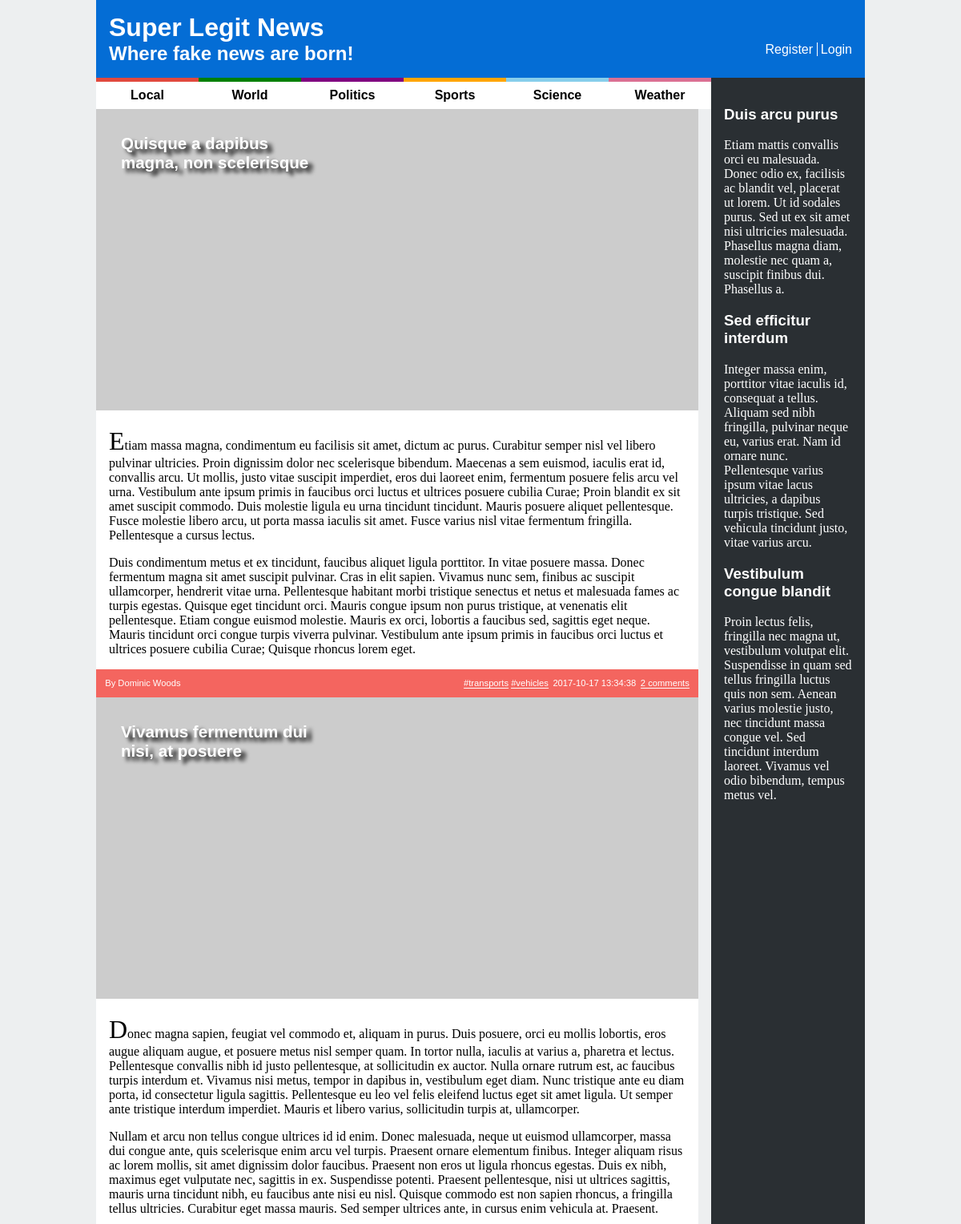
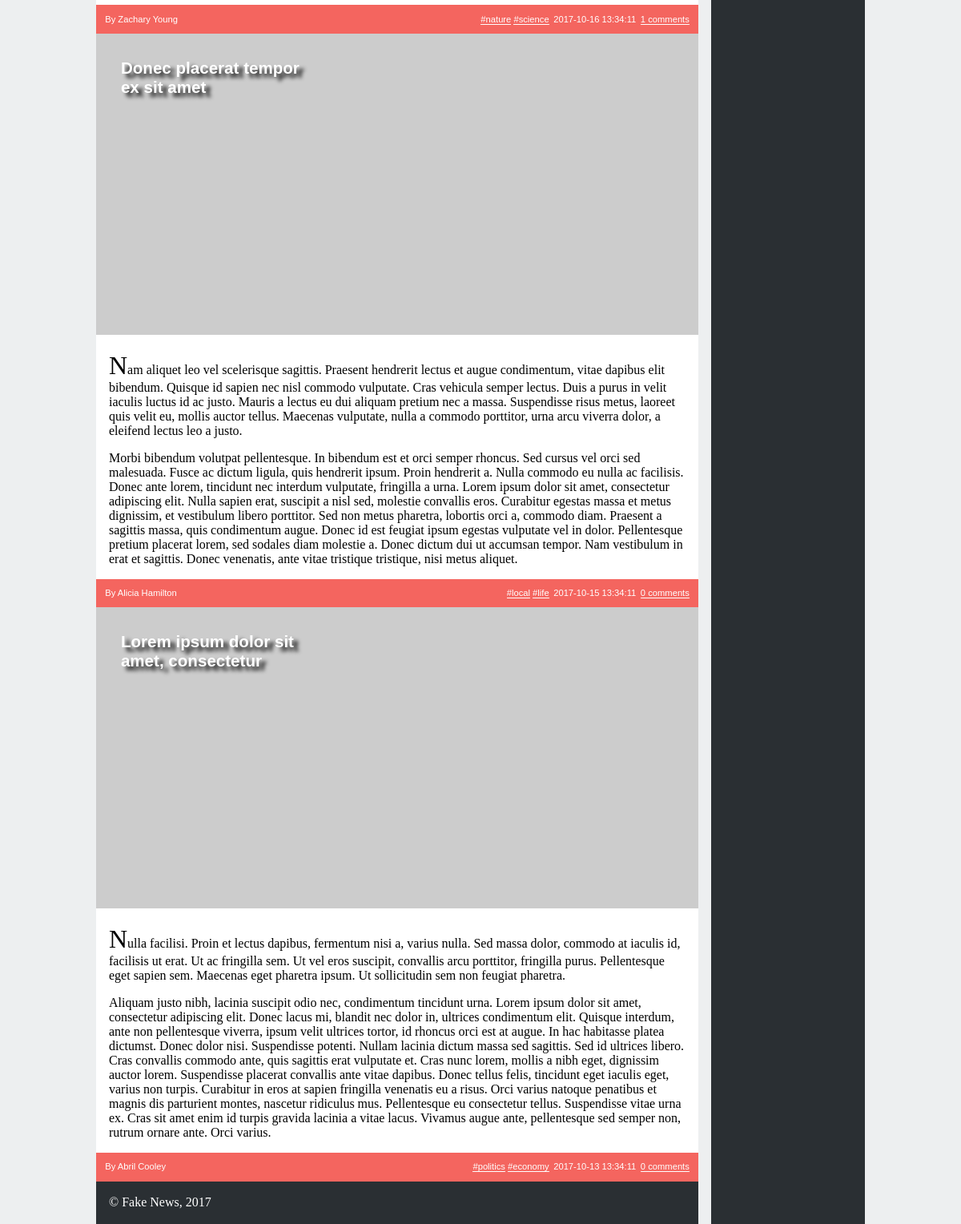
The app's page /list_news.php with its own data (2 pictures, top to bottom).
### tables this page shows
CREATE TABLE news (
  id INTEGER PRIMARY KEY,
  title VARCHAR,
  published INTEGER, -- date when the article was published in epoch format
  tags VARCHAR, -- comma separated tags
  username VARCHAR REFERENCES users, -- who wrote the article
  introduction VARCHAR,
  fulltext VARCHAR
);

### list_news.php (called while the page is built, shortened)
<?php
  include_once('database/connection.php');
  include_once('database/news.php');
  $articles = getAllNews();
  include('templates/common/header.php');
  include('templates/news/list_news.php');
  include('templates/common/footer.php');
?>

### database/news.php (called while the page is built, shortened)
<?php
  function getAllNews()
  {
    global $db;
    $statement = $db->prepare('SELECT news.*, users.*, COUNT(comments.id) AS comments
                              FROM news JOIN
                                  users USING (username) LEFT JOIN
                                  comments ON comments.news_id = news.id
                              GROUP BY news.id, users.username
                              ORDER BY published DESC
                              ');
    $statement->execute();
    return $statement->fetchAll();
  }
?>

### templates/news/list_news.php (the view)
<section id="news">
    <?php
    foreach ($articles as $article) {
      $tags = explode(',',$article['tags']);
    ?>
      <article>
      <header>
        <h1><a href="news_item.php?id=<?=$article['id']?>"><?= $article['title']?></a></h1>
      </header>
      <img src="http://picsum.photos/600/300?id=<?=$article['id']?>" alt="">
      <p><?= $article['introduction']?></p>
      <p><?= $article['fulltext']?></p>
      <footer>
        <span class="author"><?= $article['name']?></span>
        <span class="tags">
        <?php foreach ($tags as $tag) { ?>
          <a href="index.html"><?= "#" . $tag ?></a>
        <?php } ?>
        </span>
        <span class="date"><?= date('Y-m-d H:i:s', $article['published'])?></span>
        <a class="comments" href="item.html#comments"> <?= $article['comments'] ?> </a>
      </footer>
    </article>
    <?php } ?>
  </section>

### templates/common/header.php (shortened to what this page needs)
<!DOCTYPE html>
<html lang="en-US">
  <head>
    <link href="style/style.css" rel="stylesheet">
    <link href="style/layout.css" rel="stylesheet">
    <link href="style/responsive.css" rel="stylesheet">
    <link href="style/comments.css" rel="stylesheet">
    <link href="style/forms.css" rel="stylesheet">
  </head>
  <body>
    <header>
      <h1><a href="list_news.php">Super Legit News</a></h1>
      <h2><a href="list_news.php">Where fake news are born!</a></h2>
      <div id="signup">
      <?php if (array_key_exists('username',$_SESSION) && !empty($_SESSION['username'])) {?>
        <a href="add_news.php">Add News</a>
        <a href="action_logout.php">Logout</a>
        <?php } else {?>
        <a href="register.html">Register</a>
        <a href="login.php">Login</a>
        <?php }?>
      </div>
    </header>
    <nav id="menu">
      <ul>
        <li><a href="list_news.php">Local</a></li>
        <li><a href="list_news.php">World</a></li>
        <li><a href="list_news.php">Politics</a></li>
        <li><a href="list_news.php">Sports</a></li>
        <li><a href="list_news.php">Science</a></li>
        <li><a href="list_news.php">Weather</a></li>
      </ul>
    </nav>
    <aside id="related">
      <article>
        <h1><a href="#">Duis arcu purus</a></h1>
        <p>Etiam mattis convallis orci eu malesuada. Donec odio ex, facilisis ac blandit vel, placerat ut lorem. Ut id sodales purus. Sed ut ex sit amet nisi ultricies malesuada. Phasellus magna diam, molestie nec quam a, suscipit finibus dui. Phasellus a.</p>
      </article>
      <article>
        <h1><a href="#">Sed efficitur interdum</a></h1>
        <p>Integer massa enim, porttitor vitae iaculis id, consequat a tellus. Aliquam sed nibh fringilla, pulvinar neque eu, varius erat. Nam id ornare nunc. Pellentesque varius ipsum vitae lacus ultricies, a dapibus turpis tristique. Sed vehicula tincidunt justo, vitae varius arcu.</p>
      </article>
      <article>
        <h1><a href="#">Vestibulum congue blandit</a></h1>
        <p>Proin lectus felis, fringilla nec magna ut, vestibulum volutpat elit. Suspendisse in quam sed tellus fringilla luctus quis non sem. Aenean varius molestie justo, nec tincidunt massa congue vel. Sed tincidunt interdum laoreet. Vivamus vel odio bibendum, tempus metus vel.</p>
      </article>
    </aside>

### templates/common/footer.php
    <footer>
      <p>&copy; Fake News, 2017</p>
    </footer>
  </body>
</html>

### style/style.css (style rules this page uses)
body > header { background-color: #046DD5; padding: 1em; margin: 0; }
body > header h1, body > header h2 { margin: 0; }
header a { font-family: Verdana, Geneva, Tahoma, sans-serif; color: white; text-decoration: none; }
#signup a:first-child { border-right-style: solid; border-right-width: 1px; padding-right: 0.3em; }
#menu ul { font-family: Verdana, Geneva, Tahoma, sans-serif; list-style-type: none; text-align: center; margin: 0em; padding: 0em; }
#menu li { background-color: white; padding: 0.5em; font-weight: bold; }
#menu li:nth-child(1) { border-top: 5px solid #e1493e; }
#menu li:nth-child(2) { border-top: 5px solid green; }
#menu li:nth-child(3) { border-top: 5px solid purple; }
#menu li:nth-child(4) { border-top: 5px solid orange; }
#menu li:nth-child(5) { border-top: 5px solid skyblue; }
#menu li:nth-child(6) { border-top: 5px solid palevioletred; }
#menu a { text-decoration: none; color: black; }
#related { background-color: #2A2F33; padding: 1em; margin: 0; }
#related article { font-family: Verdana, Geneva, Tahoma, sans-serif; }
#related a { text-decoration: none; color: white; }
#related p { color: white; font-family: Georgia, 'Times New Roman', Times, serif; }
#news { margin: 0; padding: 0; }
#news article { position: relative; background-color: white; margin-right: 1em; }
#news article p { padding-left: 1em; padding-right: 1em; }
#news article header h1 { margin: 0; }
#news article header a { font-size: 1.1em; position: absolute; left: 1.5em; top: 1.5em; width: 12em; text-shadow: 6px 5px 5px black; }
#news article img { width: 100%; }
#news article > p:first-of-type::first-letter { font-size: xx-large; }
#news article footer { font-family: Verdana, Geneva, Tahoma, sans-serif; font-size: 0.7em; color: white; background-color:#F4655F; padding: 1em; margin-right: 0em; }
#news article footer a { text-decoration: none; border-bottom: solid; border-width: 0.1em; color: white; }
#news article footer span.author::before { content: "By "; }
#news footer .date { padding-left: 0.5em; padding-right: 0.5em; }
#news footer .comments::after { content: " comments"; }
body > footer { background-color: #2A2F33; color: white; padding-left: 1em; padding-top: 0.1em; padding-bottom: 0.1em; margin-right: 1em; margin-top: 1em; }

### style/layout.css (style rules this page uses)
html { position: relative; min-height: 100%; }
body { width: 60em; background-color: #EDEFF0; margin: 0 auto; display: grid; grid-template-columns: 4fr 1fr; grid-template-rows: auto auto 1fr auto; grid-template-areas: "header header" "menu side" "news side" "footer side"; }
body > header { grid-area: header; }
body > header { display: grid; grid-template-columns: 1fr auto; grid-template-rows: auto auto; }
body > header h1 { grid-column: 1; grid-row: 1; }
body > header h2 { grid-column: 1; grid-row: 2; }
body > header #signup { grid-column: 2; grid-row: 2; }
#menu { grid-area: menu; }
#menu ul { display: flex; }
#menu li { display: block; flex: 1; }
#related { grid-area: side; }
#news { grid-area: news; }
#news footer { display: flex; }
#news footer .author { flex-grow: 1; }
body > footer { margin: 0; margin-right: 1em; margin-top: auto; }

### records on screen
news: title "Quisque a dapibus magna, non scelerisque", introduction "Etiam massa magna, condimentum eu facilisis sit amet, dictum ac purus. Curabitur semper nisl vel libero pulvinar ultricies. Proin dignissim dolor nec scelerisque bibendum. Maecenas a sem euismod, iaculis erat id, convallis arcu. Ut mollis, justo vitae suscipit imperdiet, eros dui laoreet enim, fermentum posuere felis arcu vel urna. Vestibulum ante ipsum primis in faucibus orci luctus et ultrices posuere cubilia Curae; Proin blandit ex sit amet suscipit commodo. Duis molestie ligula eu urna tincidunt tincidunt. Mauris posuere aliquet pellentesque. Fusce molestie libero arcu, ut porta massa iaculis sit amet. Fusce varius nisl vitae fermentum fringilla. Pellentesque a cursus lectus.", fulltext "Duis condimentum metus et ex tincidunt, faucibus aliquet ligula porttitor. In vitae posuere massa. Donec fermentum magna sit amet suscipit pulvinar. Cras in elit sapien. Vivamus nunc sem, finibus ac suscipit ullamcorper, hendrerit vitae urna. Pellentesque habitant morbi tristique senectus et netus et malesuada fames ac turpis egestas. Quisque eget tincidunt orci. Mauris congue ipsum non purus tristique, at venenatis elit pellentesque. Etiam congue euismod molestie. Mauris ex orci, lobortis a faucibus sed, sagittis eget neque. Mauris tincidunt orci congue turpis viverra pulvinar. Vestibulum ante ipsum primis in faucibus orci luctus et ultrices posuere cubilia Curae; Quisque rhoncus lorem…", name "Dominic Woods", tags "transports", tags "vehicles", published "2017-10-17 13:34:38", comments "2"
news: title "Vivamus fermentum dui nisi, at posuere", introduction "Donec magna sapien, feugiat vel commodo et, aliquam in purus. Duis posuere, orci eu mollis lobortis, eros augue aliquam augue, et posuere metus nisl semper quam. In tortor nulla, iaculis at varius a, pharetra et lectus. Pellentesque convallis nibh id justo pellentesque, at sollicitudin ex auctor. Nulla ornare rutrum est, ac faucibus turpis interdum et. Vivamus nisi metus, tempor in dapibus in, vestibulum eget diam. Nunc tristique ante eu diam porta, id consectetur ligula sagittis. Pellentesque eu leo vel felis eleifend luctus eget sit amet ligula. Ut semper ante tristique interdum imperdiet. Mauris et libero varius, sollicitudin turpis at, ullamcorper.", fulltext "Nullam et arcu non tellus congue ultrices id id enim. Donec malesuada, neque ut euismod ullamcorper, massa dui congue ante, quis scelerisque enim arcu vel turpis. Praesent ornare elementum finibus. Integer aliquam risus ac lorem mollis, sit amet dignissim dolor faucibus. Praesent non eros ut ligula rhoncus egestas. Duis ex nibh, maximus eget vulputate nec, sagittis in ex. Suspendisse potenti. Praesent pellentesque, nisi ut ultrices sagittis, mauris urna tincidunt nibh, eu faucibus ante nisi eu nisl. Quisque commodo est non sapien rhoncus, a fringilla tellus ultricies. Curabitur eget massa mauris. Sed semper ultrices ante, in cursus enim vehicula at. Praesent.", name "Zachary Young", tags "nature", tags "science", published "2017-10-16 13:34:11", comments "1"
news: title "Donec placerat tempor ex sit amet", introduction "Nam aliquet leo vel scelerisque sagittis. Praesent hendrerit lectus et augue condimentum, vitae dapibus elit bibendum. Quisque id sapien nec nisl commodo vulputate. Cras vehicula semper lectus. Duis a purus in velit iaculis luctus id ac justo. Mauris a lectus eu dui aliquam pretium nec a massa. Suspendisse risus metus, laoreet quis velit eu, mollis auctor tellus. Maecenas vulputate, nulla a commodo porttitor, urna arcu viverra dolor, a eleifend lectus leo a justo.", fulltext "Morbi bibendum volutpat pellentesque. In bibendum est et orci semper rhoncus. Sed cursus vel orci sed malesuada. Fusce ac dictum ligula, quis hendrerit ipsum. Proin hendrerit a. Nulla commodo eu nulla ac facilisis. Donec ante lorem, tincidunt nec interdum vulputate, fringilla a urna. Lorem ipsum dolor sit amet, consectetur adipiscing elit. Nulla sapien erat, suscipit a nisl sed, molestie convallis eros. Curabitur egestas massa et metus dignissim, et vestibulum libero porttitor. Sed non metus pharetra, lobortis orci a, commodo diam. Praesent a sagittis massa, quis condimentum augue. Donec id est feugiat ipsum egestas vulputate vel in dolor. Pellentesque pretium placerat lorem, sed sodales…", name "Alicia Hamilton", tags "local", tags "life", published "2017-10-15 13:34:11", comments "0"
news: title "Lorem ipsum dolor sit amet, consectetur", introduction "Nulla facilisi. Proin et lectus dapibus, fermentum nisi a, varius nulla. Sed massa dolor, commodo at iaculis id, facilisis ut erat. Ut ac fringilla sem. Ut vel eros suscipit, convallis arcu porttitor, fringilla purus. Pellentesque eget sapien sem. Maecenas eget pharetra ipsum. Ut sollicitudin sem non feugiat pharetra.", fulltext "Aliquam justo nibh, lacinia suscipit odio nec, condimentum tincidunt urna. Lorem ipsum dolor sit amet, consectetur adipiscing elit. Donec lacus mi, blandit nec dolor in, ultrices condimentum elit. Quisque interdum, ante non pellentesque viverra, ipsum velit ultrices tortor, id rhoncus orci est at augue. In hac habitasse platea dictumst. Donec dolor nisi. Suspendisse potenti. Nullam lacinia dictum massa sed sagittis. Sed id ultrices libero. Cras convallis commodo ante, quis sagittis erat vulputate et. Cras nunc lorem, mollis a nibh eget, dignissim auctor lorem. Suspendisse placerat convallis ante vitae dapibus. Donec tellus felis, tincidunt eget iaculis eget, varius non turpis. Curabitur in…", name "Abril Cooley", tags "politics", tags "economy", published "2017-10-13 13:34:11", comments "0"
